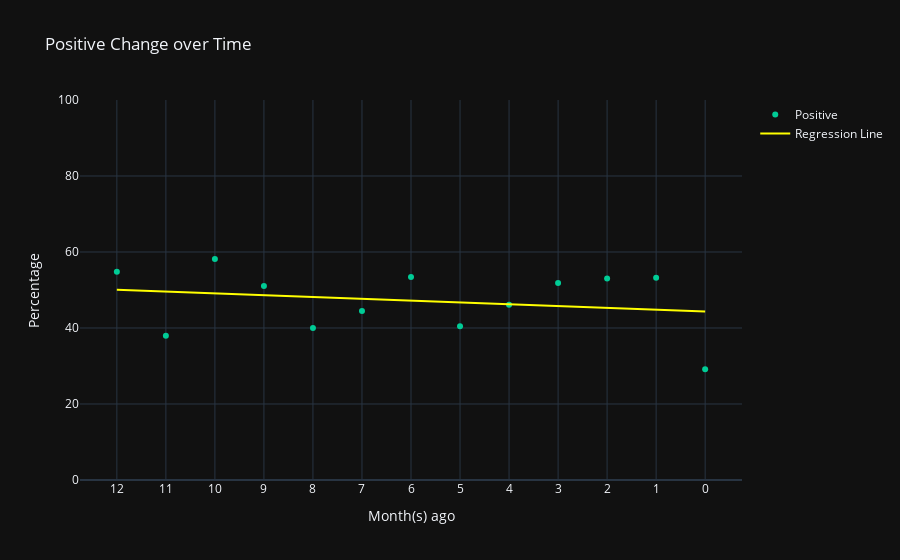

Notebook source saved alongside this figure:
### Markdown cell above
## Subgraph

### Code cell
y_values = df_groupby_date_label['POSITIVE']/df_groupby_date_label['TOTAL']*100

x_numeric = np.arange(len(df_groupby_date_label.index)).reshape(-1, 1)

model = LinearRegression()
model.fit(x_numeric, y_values)
line = model.predict(x_numeric)

hover_text = ['Y: {:.2f}%<br>Percent Change with previous month: {:.2f}%<br>Absolute Change with previous month: {:.2f}%'.format(y_values[i], (y_values[i]-y_values[i-1])/y_values[i-1]*100, y_values[i]-y_values[i-1]) if y_values[i]-y_values[i-1] <= 0 else 'Y: {:.2f}%<br>Percent Change with previous month: +{:.2f}%<br>Absolute Change with previous month: +{:.2f}%'.format(y_values[i], (y_values[i]-y_values[i-1])/y_values[i-1]*100, y_values[i]-y_values[i-1]) for i in range(1, len(y_values))]
hover_text.insert(0, 'Y: '+"{:.2f}".format(y_values[0])+'%<br>Percent Change with previous month: 0%<br>Absolute Change with previous month: 0%')

fig2 = go.Figure()
fig2.add_trace(go.Scatter(x=df_groupby_date_label.index,
                         y=y_values,
                         mode='markers',
                         marker=dict(color='#00cc96'),
                         name='Positive',
                         text=hover_text,
                         hovertemplate='%{text}<extra></extra>'))

fig2.add_trace(go.Scatter(x=df_groupby_date_label.index,
                         y=line,
                         mode='lines',
                         line=dict(color='yellow'),
                         name='Regression Line',
                         text=['Percentage Change over the whole period: {:.2f}%'.format(line[-1]-line[0]) if (line[-1]-line[0]) <= 0 else 'Percentage Change over the whole period: +{:.2f}%'.format(line[-1]-line[0])  for i in range(len(y_values))],
                         hovertemplate='%{text}<extra></extra>'))

fig2.update_layout(title='Positive Change over Time', xaxis_title='Month(s) ago', yaxis_title='Percentage', yaxis_range=[0,100])
fig2.show()

### Figure 1 — Plotly figure (JSON) as saved in the notebook; plotly's stock layout.template omitted (floating-point values rounded to 4 significant figures)
{"data": [{"hovertemplate": "%{text}<extra></extra>", "marker": {"color": "#00cc96"}, "mode": "markers", "name": "Positive", "text": ["Y: 54.79%<br>Percent Change with previous month: 0%<br>Absolute Change with previous month: 0%", "Y: 37.97%<br>Percent Change with previous month: -30.69%<br>Absolute Change with previous month: -16.81%", "Y: 58.16%<br>Percent Change with previous month: +53.16%<br>Absolute Change with previous month: +20.19%", "Y: 51.02%<br>Percent Change with previous month: -12.28%<br>Absolute Change with previous month: -7.14%", "Y: 40.00%<br>Percent Change with previous month: -21.60%<br>Absolute Change with previous month: -11.02%", "Y: 44.44%<br>Percent Change with previous month: +11.11%<br>Absolute Change with previous month: +4.44%", "Y: 53.40%<br>Percent Change with previous month: +20.15%<br>Absolute Change with previous month: +8.95%", "Y: 40.48%<br>Percent Change with previous month: -24.20%<br>Absolute Change with previous month: -12.92%", "Y: 46.09%<br>Percent Change with previous month: +13.86%<br>Absolute Change with previous month: +5.61%", "Y: 51.82%<br>Percent Change with previous month: +12.44%<br>Absolute Change with previous month: +5.73%", "Y: 53.00%<br>Percent Change with previous month: +2.28%<br>Absolute Change with previous month: +1.18%", "Y: 53.24%<br>Percent Change with previous month: +0.45%<br>Absolute Change with previous month: +0.24%", "Y: 29.17%<br>Percent Change with previous month: -45.21%<br>Absolute Change with previous month: -24.07%"], "type": "scatter", "x": ["12", "11", "10", "9", "8", "7", "6", "5", "4", "3", "2", "1", "0"], "y": [54.79, 37.97, 58.16, 51.02, 40, 44.44, 53.4, 40.48, 46.09, 51.82, 53, 53.24, 29.17]}, {"hovertemplate": "%{text}<extra></extra>", "line": {"color": "yellow"}, "mode": "lines", "name": "Regression Line", "text": ["Percentage Change over the whole period: -5.77%", "Percentage Change over the whole period: -5.77%", "Percentage Change over the whole period: -5.77%", "Percentage Change over the whole period: -5.77%", "Percentage Change over the whole period: -5.77%", "Percentage Change over the whole period: -5.77%", "Percentage Change over the whole period: -5.77%", "Percentage Change over the whole period: -5.77%", "Percentage Change over the whole period: -5.77%", "Percentage Change over the whole period: -5.77%", "Percentage Change over the whole period: -5.77%", "Percentage Change over the whole period: -5.77%", "Percentage Change over the whole period: -5.77%"], "type": "scatter", "x": ["12", "11", "10", "9", "8", "7", "6", "5", "4", "3", "2", "1", "0"], "y": [50.08, 49.6, 49.12, 48.64, 48.16, 47.68, 47.2, 46.72, 46.24, 45.76, 45.28, 44.8, 44.31]}], "layout": {"title": {"text": "Positive Change over Time"}, "xaxis": {"title": {"text": "Month(s) ago"}}, "yaxis": {"range": [0, 100], "title": {"text": "Percentage"}}}}
